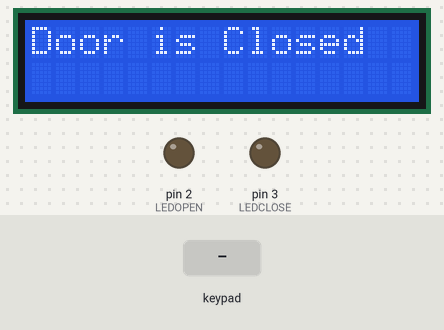
The sketch below on a simulated Arduino Uno, built with avr-gcc and run on an emulated ATmega328P. Parts: 16×2 character LCD, output pins drawn as LEDs (lit = HIGH). The test bench sets the inputs (shaded band).

Above: at 1.2 s.
1.3 s: key '0' pressed
At 1.9 s:
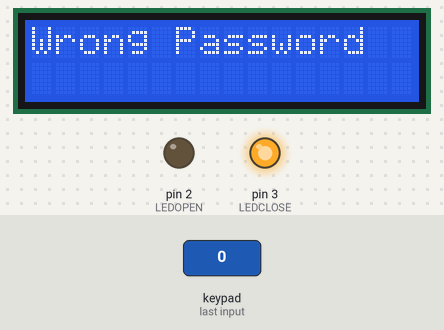
3.8 s: keypad keys A B C D A pressed 0.4 s apart
At 5.9 s:
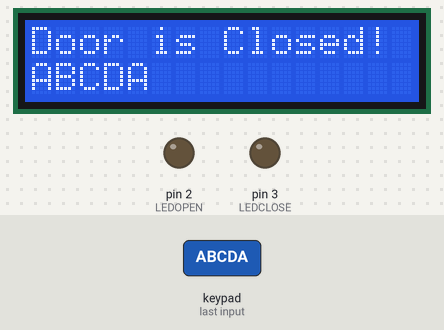
7.3 s: keypad keys A B C D D pressed 0.4 s apart
At 9.7 s:
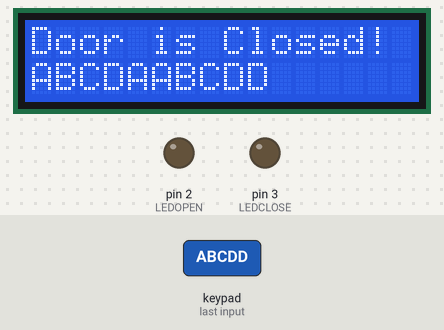
10.8 s: key 'A' pressed
At 11.3 s:
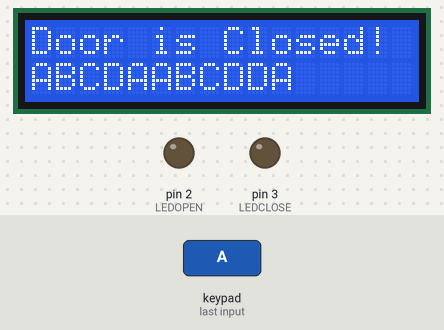
12.3 s: keypad keys A B C D pressed 0.4 s apart
At 14.6 s:
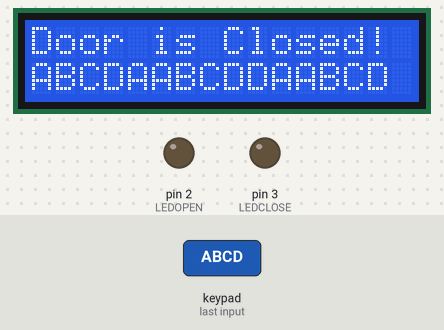
15.4 s: key 'B' pressed
At 16.4 s:
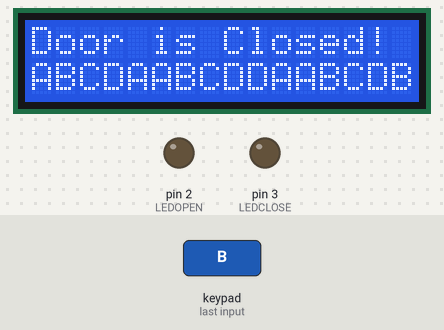
Timing chart, 0 to 17.9 s (numbered marks = the images above; inputs shaded):
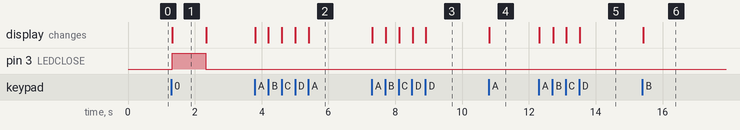

The sketch:

I2CLCD.ino
```cpp
#include <Wire.h>
#include <hd44780.h>
#include <hd44780ioClass/hd44780_I2Cexp.h>
hd44780_I2Cexp lcd;

const int LCD_COLS = 16;
const int LCD_ROWS = 2;
int LEDOPEN = 2;
int LEDCLOSE = 3;

#include <Keypad.h>

const byte ROWS = 4;
const byte COLS = 4;

char hexaKeys[ROWS][COLS] = {
  {'A', 'B', 'C', 'D'},
  {'E', 'F', 'G', 'H'},
  {'I', 'J', 'K', 'L'},
  {'M', 'N', 'O', '0'}
};
byte rowPins[ROWS] = {7, 6, 5, 4};
byte colPins[COLS] = {8, 9, 10, 11};

Keypad customKeypad = Keypad(makeKeymap(hexaKeys), rowPins, colPins, ROWS, COLS);

String password = "ABCD";
String inputPassword = "";

void setup() {
  pinMode(LEDOPEN, OUTPUT);
  pinMode(LEDCLOSE, OUTPUT);
  lcd.begin(LCD_COLS, LCD_ROWS);
  lcd.print("Door is Closed");
}

void loop() {
  char customKey = customKeypad.getKey();

  if (customKey) {
    if (customKey == '0') {
      if (inputPassword == password) {
        lcd.clear();
        lcd.print("Door is Open!");
        digitalWrite(LEDOPEN, HIGH);
        delay(5000);
        digitalWrite(LEDOPEN, LOW);
        lcd.clear();
        lcd.print("Door is Closed!");
      } else {
        lcd.clear();
        lcd.print("Wrong Password");
        digitalWrite(LEDCLOSE, HIGH);
        delay(1000);
        digitalWrite(LEDCLOSE, LOW);
        lcd.clear();
        lcd.print("Door is Closed!");
      }
      inputPassword = "";
    } else {
      inputPassword += customKey;
      lcd.setCursor(0, 1);
      lcd.print(inputPassword);
    }
  }
}
```

Measured:
- after the input at 1.3 s, pin 3 (LEDCLOSE): LOW → HIGH at once, → LOW 1.0 s later; the display: changes at once (image 1)
- after the input at 3.8 s, the display: first changes at once (image 2 shows a later state)
- after the input at 7.3 s, the display: first changes at once (image 3 shows a later state)
- after the input at 10.8 s, the display: changes at once (image 4)
- after the input at 12.3 s, the display: first changes at once (image 5 shows a later state)
- after the input at 15.4 s, the display: changes at once (image 6)
- what the display in image 1 shows lasts 1.0 s, from 1.3 s to 2.3 s
